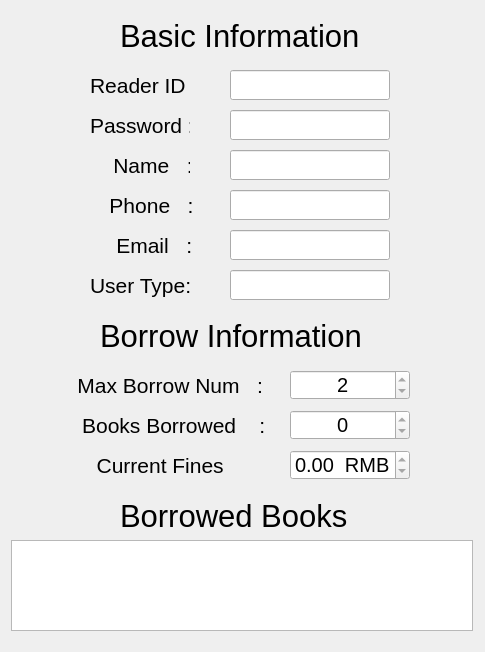
<?xml version="1.0" encoding="UTF-8"?>
<ui version="4.0">
 <class>AdminReaderDetailDialog</class>
 <widget class="QDialog" name="AdminReaderDetailDialog">
  <property name="geometry">
   <rect>
    <x>0</x>
    <y>0</y>
    <width>485</width>
    <height>652</height>
   </rect>
  </property>
  <property name="windowTitle">
   <string>Dialog</string>
  </property>
  <widget class="QLabel" name="label_11">
   <property name="geometry">
    <rect>
     <x>120</x>
     <y>20</y>
     <width>271</width>
     <height>31</height>
    </rect>
   </property>
   <property name="font">
    <font>
     <pointsize>23</pointsize>
    </font>
   </property>
   <property name="text">
    <string>Basic Information</string>
   </property>
  </widget>
  <widget class="QLineEdit" name="lineEditName">
   <property name="enabled">
    <bool>true</bool>
   </property>
   <property name="geometry">
    <rect>
     <x>230</x>
     <y>150</y>
     <width>160</width>
     <height>30</height>
    </rect>
   </property>
   <property name="font">
    <font>
     <pointsize>15</pointsize>
    </font>
   </property>
   <property name="focusPolicy">
    <enum>Qt::NoFocus</enum>
   </property>
   <property name="alignment">
    <set>Qt::AlignCenter</set>
   </property>
   <property name="readOnly">
    <bool>true</bool>
   </property>
  </widget>
  <widget class="QDoubleSpinBox" name="doubleSpinBoxFine">
   <property name="enabled">
    <bool>true</bool>
   </property>
   <property name="geometry">
    <rect>
     <x>290</x>
     <y>450</y>
     <width>120</width>
     <height>30</height>
    </rect>
   </property>
   <property name="font">
    <font>
     <pointsize>15</pointsize>
    </font>
   </property>
   <property name="focusPolicy">
    <enum>Qt::NoFocus</enum>
   </property>
   <property name="alignment">
    <set>Qt::AlignCenter</set>
   </property>
   <property name="readOnly">
    <bool>true</bool>
   </property>
   <property name="prefix">
    <string/>
   </property>
   <property name="suffix">
    <string>  RMB</string>
   </property>
   <property name="maximum">
    <double>9999.989999999999782</double>
   </property>
  </widget>
  <widget class="QLabel" name="label">
   <property name="geometry">
    <rect>
     <x>90</x>
     <y>70</y>
     <width>100</width>
     <height>30</height>
    </rect>
   </property>
   <property name="font">
    <font>
     <pointsize>16</pointsize>
    </font>
   </property>
   <property name="text">
    <string>Reader ID :</string>
   </property>
  </widget>
  <widget class="QLabel" name="label_9">
   <property name="geometry">
    <rect>
     <x>60</x>
     <y>370</y>
     <width>211</width>
     <height>30</height>
    </rect>
   </property>
   <property name="font">
    <font>
     <pointsize>16</pointsize>
    </font>
   </property>
   <property name="text">
    <string>   Max Borrow Num   :</string>
   </property>
  </widget>
  <widget class="QLabel" name="label_4">
   <property name="geometry">
    <rect>
     <x>92</x>
     <y>190</y>
     <width>100</width>
     <height>30</height>
    </rect>
   </property>
   <property name="font">
    <font>
     <pointsize>16</pointsize>
    </font>
   </property>
   <property name="text">
    <string>   Phone   :</string>
   </property>
  </widget>
  <widget class="QLabel" name="label_10">
   <property name="geometry">
    <rect>
     <x>50</x>
     <y>450</y>
     <width>211</width>
     <height>30</height>
    </rect>
   </property>
   <property name="font">
    <font>
     <pointsize>16</pointsize>
    </font>
   </property>
   <property name="text">
    <string>        Current Fines       :</string>
   </property>
  </widget>
  <widget class="QLabel" name="label_8">
   <property name="geometry">
    <rect>
     <x>100</x>
     <y>320</y>
     <width>311</width>
     <height>31</height>
    </rect>
   </property>
   <property name="font">
    <font>
     <pointsize>23</pointsize>
    </font>
   </property>
   <property name="text">
    <string>Borrow Information</string>
   </property>
  </widget>
  <widget class="QSpinBox" name="spinBoxBorrowed">
   <property name="enabled">
    <bool>true</bool>
   </property>
   <property name="geometry">
    <rect>
     <x>290</x>
     <y>410</y>
     <width>120</width>
     <height>30</height>
    </rect>
   </property>
   <property name="font">
    <font>
     <pointsize>15</pointsize>
    </font>
   </property>
   <property name="focusPolicy">
    <enum>Qt::NoFocus</enum>
   </property>
   <property name="alignment">
    <set>Qt::AlignCenter</set>
   </property>
   <property name="readOnly">
    <bool>true</bool>
   </property>
  </widget>
  <widget class="QLabel" name="label_5">
   <property name="geometry">
    <rect>
     <x>93</x>
     <y>230</y>
     <width>100</width>
     <height>30</height>
    </rect>
   </property>
   <property name="font">
    <font>
     <pointsize>16</pointsize>
    </font>
   </property>
   <property name="text">
    <string>    Email   :</string>
   </property>
  </widget>
  <widget class="QLabel" name="label_3">
   <property name="geometry">
    <rect>
     <x>90</x>
     <y>270</y>
     <width>100</width>
     <height>30</height>
    </rect>
   </property>
   <property name="font">
    <font>
     <pointsize>16</pointsize>
    </font>
   </property>
   <property name="text">
    <string>User Type:</string>
   </property>
  </widget>
  <widget class="QLineEdit" name="lineEditPhone">
   <property name="enabled">
    <bool>true</bool>
   </property>
   <property name="geometry">
    <rect>
     <x>230</x>
     <y>190</y>
     <width>160</width>
     <height>30</height>
    </rect>
   </property>
   <property name="font">
    <font>
     <pointsize>15</pointsize>
    </font>
   </property>
   <property name="focusPolicy">
    <enum>Qt::NoFocus</enum>
   </property>
   <property name="alignment">
    <set>Qt::AlignCenter</set>
   </property>
   <property name="readOnly">
    <bool>true</bool>
   </property>
  </widget>
  <widget class="QLabel" name="label_7">
   <property name="geometry">
    <rect>
     <x>53</x>
     <y>410</y>
     <width>211</width>
     <height>30</height>
    </rect>
   </property>
   <property name="font">
    <font>
     <pointsize>16</pointsize>
    </font>
   </property>
   <property name="text">
    <string>     Books Borrowed    :</string>
   </property>
  </widget>
  <widget class="QLabel" name="label_2">
   <property name="geometry">
    <rect>
     <x>90</x>
     <y>150</y>
     <width>100</width>
     <height>30</height>
    </rect>
   </property>
   <property name="font">
    <font>
     <pointsize>16</pointsize>
    </font>
   </property>
   <property name="text">
    <string>    Name   :</string>
   </property>
  </widget>
  <widget class="QLineEdit" name="lineEditEmail">
   <property name="enabled">
    <bool>true</bool>
   </property>
   <property name="geometry">
    <rect>
     <x>230</x>
     <y>230</y>
     <width>160</width>
     <height>30</height>
    </rect>
   </property>
   <property name="font">
    <font>
     <pointsize>15</pointsize>
    </font>
   </property>
   <property name="focusPolicy">
    <enum>Qt::NoFocus</enum>
   </property>
   <property name="alignment">
    <set>Qt::AlignCenter</set>
   </property>
   <property name="readOnly">
    <bool>true</bool>
   </property>
  </widget>
  <widget class="QLineEdit" name="lineEditRID">
   <property name="enabled">
    <bool>true</bool>
   </property>
   <property name="geometry">
    <rect>
     <x>230</x>
     <y>70</y>
     <width>160</width>
     <height>30</height>
    </rect>
   </property>
   <property name="font">
    <font>
     <pointsize>15</pointsize>
    </font>
   </property>
   <property name="focusPolicy">
    <enum>Qt::NoFocus</enum>
   </property>
   <property name="alignment">
    <set>Qt::AlignCenter</set>
   </property>
   <property name="readOnly">
    <bool>true</bool>
   </property>
  </widget>
  <widget class="QLabel" name="label_6">
   <property name="geometry">
    <rect>
     <x>90</x>
     <y>110</y>
     <width>100</width>
     <height>30</height>
    </rect>
   </property>
   <property name="font">
    <font>
     <pointsize>16</pointsize>
    </font>
   </property>
   <property name="text">
    <string>Password :</string>
   </property>
  </widget>
  <widget class="QLineEdit" name="lineEditPwd">
   <property name="enabled">
    <bool>true</bool>
   </property>
   <property name="geometry">
    <rect>
     <x>230</x>
     <y>110</y>
     <width>160</width>
     <height>30</height>
    </rect>
   </property>
   <property name="font">
    <font>
     <pointsize>15</pointsize>
    </font>
   </property>
   <property name="focusPolicy">
    <enum>Qt::NoFocus</enum>
   </property>
   <property name="alignment">
    <set>Qt::AlignCenter</set>
   </property>
   <property name="readOnly">
    <bool>true</bool>
   </property>
  </widget>
  <widget class="QSpinBox" name="spinBoxMaxBorrow">
   <property name="enabled">
    <bool>true</bool>
   </property>
   <property name="geometry">
    <rect>
     <x>290</x>
     <y>370</y>
     <width>120</width>
     <height>30</height>
    </rect>
   </property>
   <property name="font">
    <font>
     <pointsize>15</pointsize>
    </font>
   </property>
   <property name="focusPolicy">
    <enum>Qt::NoFocus</enum>
   </property>
   <property name="alignment">
    <set>Qt::AlignCenter</set>
   </property>
   <property name="readOnly">
    <bool>true</bool>
   </property>
   <property name="value">
    <number>2</number>
   </property>
  </widget>
  <widget class="QLineEdit" name="lineEditType">
   <property name="enabled">
    <bool>true</bool>
   </property>
   <property name="geometry">
    <rect>
     <x>230</x>
     <y>270</y>
     <width>160</width>
     <height>30</height>
    </rect>
   </property>
   <property name="font">
    <font>
     <pointsize>15</pointsize>
    </font>
   </property>
   <property name="focusPolicy">
    <enum>Qt::NoFocus</enum>
   </property>
   <property name="alignment">
    <set>Qt::AlignCenter</set>
   </property>
   <property name="readOnly">
    <bool>true</bool>
   </property>
  </widget>
  <widget class="QTableView" name="tableView">
   <property name="geometry">
    <rect>
     <x>11</x>
     <y>540</y>
     <width>462</width>
     <height>91</height>
    </rect>
   </property>
  </widget>
  <widget class="QLabel" name="label_12">
   <property name="geometry">
    <rect>
     <x>120</x>
     <y>500</y>
     <width>241</width>
     <height>31</height>
    </rect>
   </property>
   <property name="font">
    <font>
     <pointsize>23</pointsize>
    </font>
   </property>
   <property name="text">
    <string>Borrowed Books</string>
   </property>
  </widget>
 </widget>
 <resources/>
 <connections/>
</ui>
